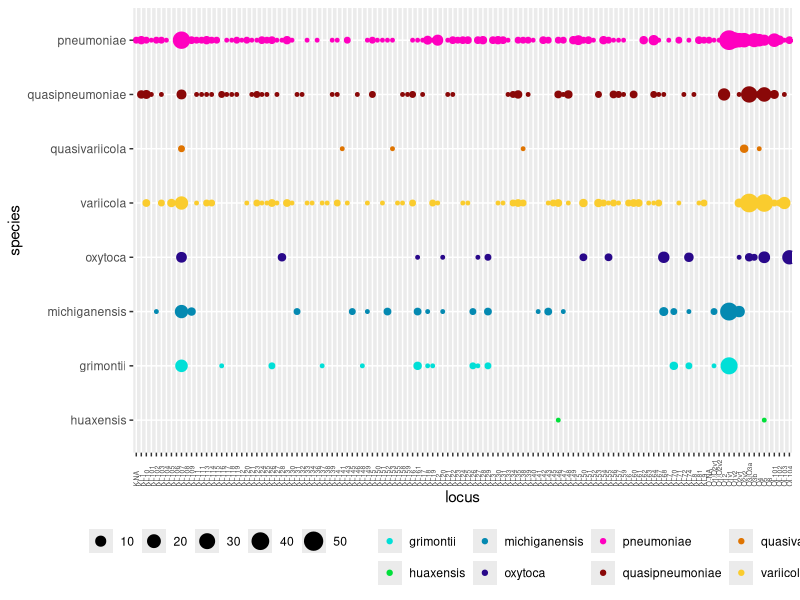

Reproduce this figure in R.
#Daniel Wüthrich

#source("https://bioconductor.org/biocLite.R")
#biocLite("ComplexHeatmap")
library(ggplot2)
library(gridExtra)
library(grid)


mat=read.table("./KandO_final_table_fused.tsv", sep="\t",header = TRUE)

pdf(paste("O_K.pdf", sep = ""),17,3)

ggplot(mat, aes(x=locus, y=species, color = species))+geom_count()+ theme(axis.text.x = element_text(angle = 90, vjust = 0.5, size = 5, hjust = 0)) +theme(legend.position="bottom",legend.title = element_blank()) +scale_color_manual(values=c("gene" = "black","pneumoniae" = "#FF00BF","quasipneumoniae" = "#8A0808","quasivariicola" = "#DF7401","variicola" = "#FACC2E","oxytoca" = "#29088A","michiganensis" = "#0489B1","grimontii" = "#01DFD7","huaxensis" = "#01DF3A"))+
   ylim("huaxensis","grimontii","michiganensis","oxytoca","variicola","quasivariicola","quasipneumoniae","pneumoniae" )

dev.off()

